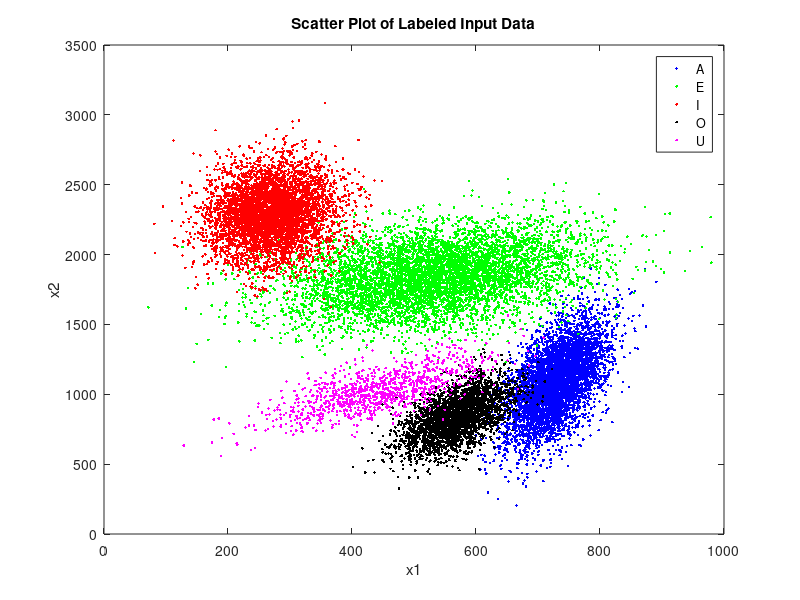

Write the MATLAB code that produced this figure. (Note: this script raises an error after producing the figure.)
% Homework 6: k-means

%clc;
%clear all;
%close all;


dataset = load('vowels.mat');

M = 5;
%mu_0 = repmat(min(dataset.allvow), 5, 1) + repmat(max(dataset.allvow) - min(dataset.allvow), 5, 1) .* rand(5,2);
mu_0 = 1.0e+03*[0.4, 1; 0.6, 1.2; 0.5, 1.4; 0.7, 1.6; 0.8, 1.8];

max_iter = 50;


% generate scatter plots

 figure;
 plot(dataset.a(:,1), dataset.a(:,2), 'b.');
 hold on;
 plot(dataset.e(:,1), dataset.e(:,2), 'g.');
 plot(dataset.i(:,1), dataset.i(:,2), 'r.');
 plot(dataset.o(:,1), dataset.o(:,2), 'k.');
 plot(dataset.y(:,1), dataset.y(:,2), 'm.');
 xlabel('x1');
 ylabel('x2');
 title('Scatter Plot of Labeled Input Data');
 legend('A', 'E', 'I', 'O', 'U', 'Y');

%%
% run k-means algorithm

[mu, D] = k_means(dataset.allvow, M, mu_0, max_iter);


% plot GMM
%%
for m = 1:M
    plotGaussContour(mu(m,:), 100);
end


% plot log-Likelihood

% figure;
% plot(L);
% xlabel('Iteration');
% ylabel('log-Likelihood');
% title('log-Likelihood Behaviour');
